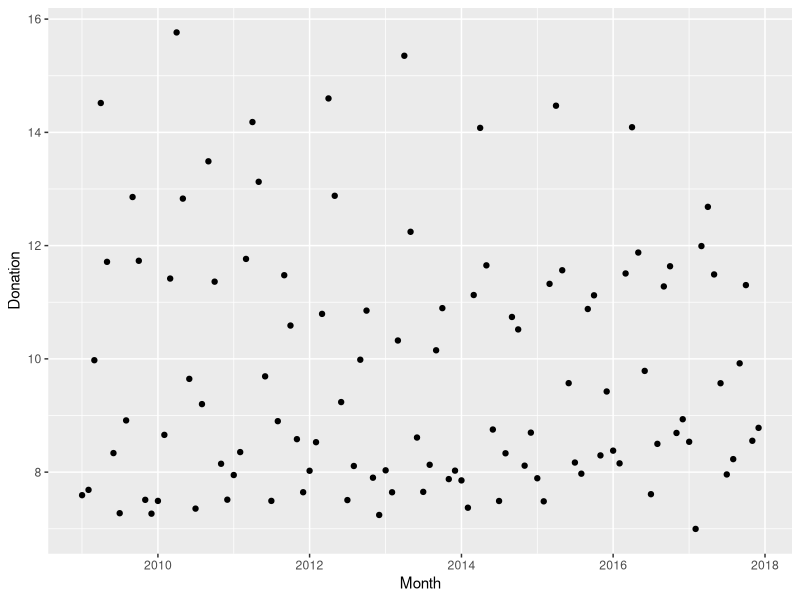

Write R code to recreate this figure.
## ---- chunk 1
knitr::opts_chunk$set(echo = TRUE)
## ---- chunk 2
install.packages("readxl")
## ---- chunk 3
library(readxl)
library(ggplot2)
## ---- chunk 4
mastercard <- read_excel("mastercard_data.xlsx")
## ---- chunk 5
#what does the donation index mean
colnames(mastercard)
## ---- chunk 6
ggplot(data = mastercard, aes(x=Month, y=Donation)) + geom_point()
